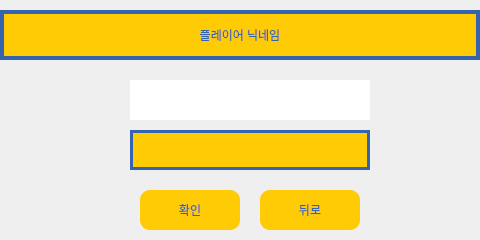
<?xml version="1.0" encoding="UTF-8"?>
<ui version="4.0">
 <class>Dialog</class>
 <widget class="QDialog" name="Dialog">
  <property name="geometry">
   <rect>
    <x>0</x>
    <y>0</y>
    <width>480</width>
    <height>240</height>
   </rect>
  </property>
  <property name="minimumSize">
   <size>
    <width>480</width>
    <height>240</height>
   </size>
  </property>
  <property name="maximumSize">
   <size>
    <width>480</width>
    <height>240</height>
   </size>
  </property>
  <property name="windowTitle">
   <string>Pokemon</string>
  </property>
  <property name="windowIcon">
   <iconset>
    <normaloff>icon/icon_pokemon96.png</normaloff>icon/icon_pokemon96.png</iconset>
  </property>
  <widget class="QLabel" name="label_pokemon_name">
   <property name="geometry">
    <rect>
     <x>130</x>
     <y>130</y>
     <width>240</width>
     <height>40</height>
    </rect>
   </property>
   <property name="styleSheet">
    <string notr="true">QLabel{
	background-color: rgb(255, 203, 5);
	color: rgb(53, 100, 173);
	border-color: rgb(53, 100, 173);
	font: 10pt &quot;휴먼매직체&quot;;
}</string>
   </property>
   <property name="frameShape">
    <enum>QFrame::Panel</enum>
   </property>
   <property name="lineWidth">
    <number>3</number>
   </property>
   <property name="text">
    <string/>
   </property>
   <property name="alignment">
    <set>Qt::AlignCenter</set>
   </property>
  </widget>
  <widget class="QLabel" name="label">
   <property name="geometry">
    <rect>
     <x>0</x>
     <y>10</y>
     <width>480</width>
     <height>50</height>
    </rect>
   </property>
   <property name="styleSheet">
    <string notr="true">QLabel{
	background-color: rgb(255, 203, 5);
	color: rgb(53, 100, 173);
	border-color: rgb(53, 100, 173);
	font: 12pt &quot;휴먼매직체&quot;;
}</string>
   </property>
   <property name="frameShape">
    <enum>QFrame::Panel</enum>
   </property>
   <property name="frameShadow">
    <enum>QFrame::Plain</enum>
   </property>
   <property name="lineWidth">
    <number>4</number>
   </property>
   <property name="midLineWidth">
    <number>0</number>
   </property>
   <property name="text">
    <string>플레이어 닉네임</string>
   </property>
   <property name="alignment">
    <set>Qt::AlignCenter</set>
   </property>
  </widget>
  <widget class="QPushButton" name="pushButton_back">
   <property name="geometry">
    <rect>
     <x>260</x>
     <y>190</y>
     <width>100</width>
     <height>40</height>
    </rect>
   </property>
   <property name="styleSheet">
    <string notr="true">QPushButton{
	background-color: rgb(255, 203, 5);
	color: rgb(53, 100, 173);
	border-color: rgb(53, 100, 173);
	border-radius: 10px;
	font: 12pt &quot;휴먼매직체&quot;;
}</string>
   </property>
   <property name="text">
    <string>뒤로</string>
   </property>
  </widget>
  <widget class="QLineEdit" name="lineEdit">
   <property name="geometry">
    <rect>
     <x>130</x>
     <y>80</y>
     <width>240</width>
     <height>40</height>
    </rect>
   </property>
   <property name="frame">
    <bool>false</bool>
   </property>
  </widget>
  <widget class="QPushButton" name="pushButton_next">
   <property name="geometry">
    <rect>
     <x>140</x>
     <y>190</y>
     <width>100</width>
     <height>40</height>
    </rect>
   </property>
   <property name="styleSheet">
    <string notr="true">QPushButton{
	background-color: rgb(255, 203, 5);
	color: rgb(53, 100, 173);
	border-color: rgb(53, 100, 173);
	border-radius: 10px;
	font: 12pt &quot;휴먼매직체&quot;;
}</string>
   </property>
   <property name="text">
    <string>확인</string>
   </property>
  </widget>
 </widget>
 <resources/>
 <connections/>
</ui>
